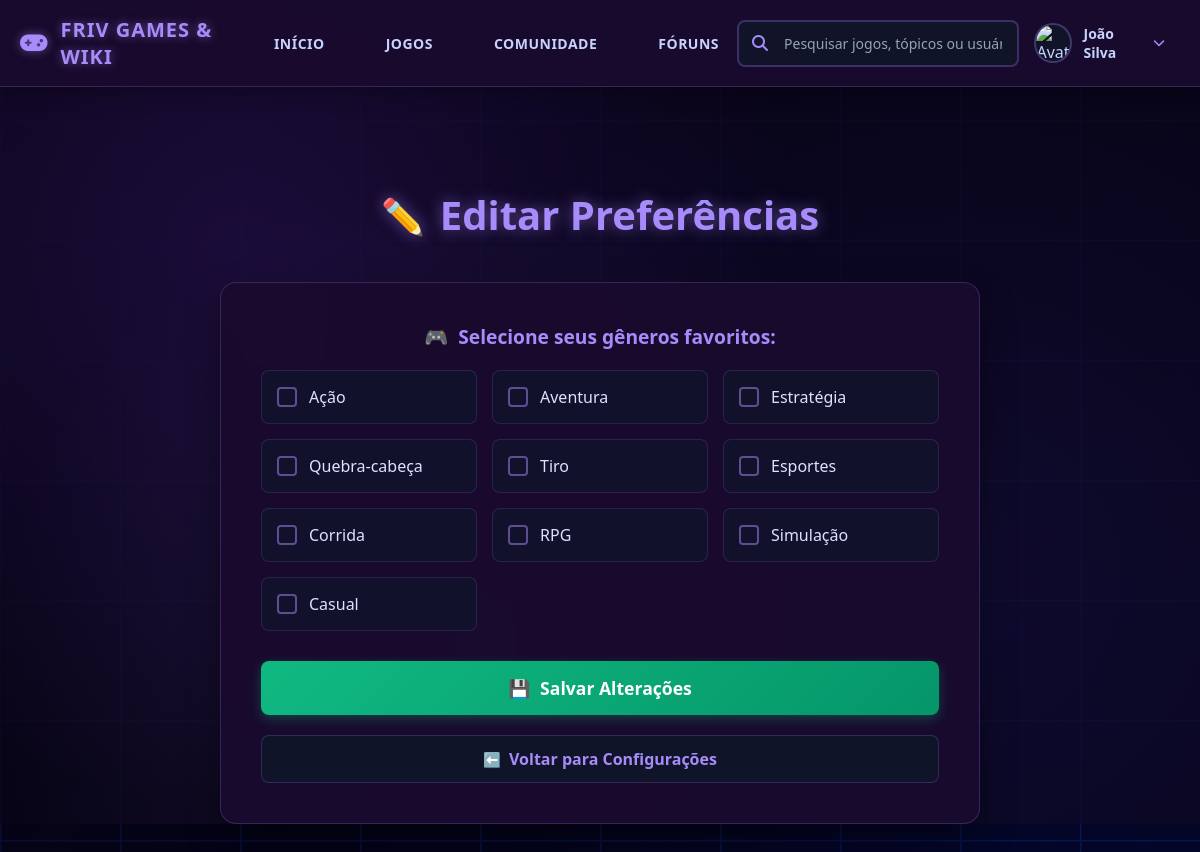
Page /editarPreferencia.php (signed in) on the earlier database version.
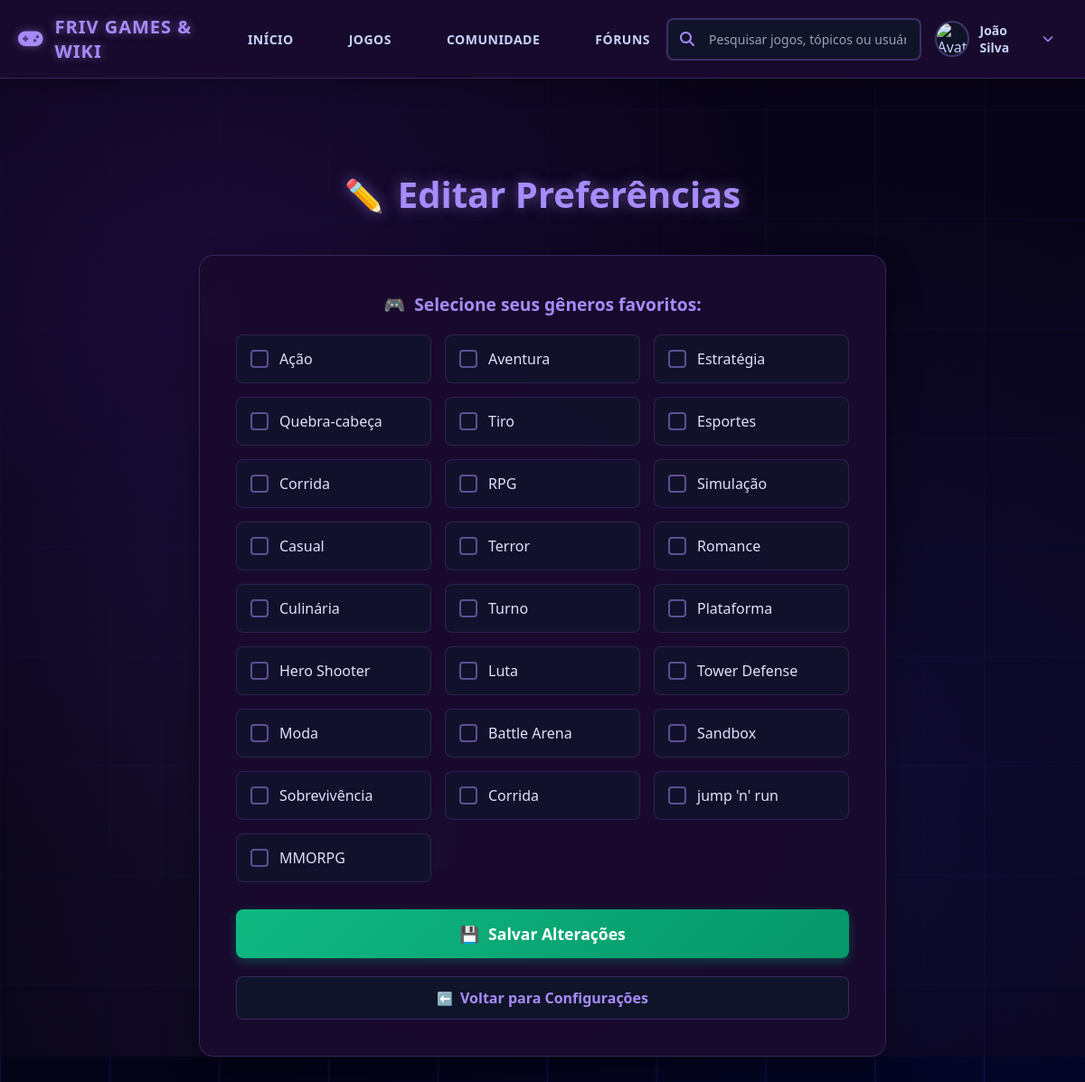
Same page on the later database version.
### tables this page shows
CREATE TABLE IF NOT EXISTS `genero` (
  `idgenero` INT NOT NULL AUTO_INCREMENT,
  `nome` VARCHAR(45) NOT NULL,
  PRIMARY KEY (`idgenero`),
  UNIQUE INDEX `idgenero_UNIQUE` (`idgenero` ASC) VISIBLE);

### controle/funcoes.php (called while the page is built, shortened)
<?php
function listarGenero($conexao)
{
    $sql = "SELECT * FROM genero";
    $resultado = mysqli_query($conexao, $sql);
    $generos = [];
    while ($linha = mysqli_fetch_assoc($resultado)) {
        $generos[] = $linha;
    }
    return $generos;
}
?>

### public/editarPreferencia.php (the view, shortened to what this page needs)
<?php
require_once "../controle/conexao.php";
require_once "../controle/funcoes.php";
$generos = listarGenero($conexao);
?>
<!DOCTYPE html>
<html lang="pt-br">
<head>
    <link rel="stylesheet" href="https://cdnjs.cloudflare.com/ajax/libs/font-awesome/6.4.0/css/all.min.css">
    <link rel="stylesheet" href="./estilo/cabeçalho.css">
    <link rel="stylesheet" href="./estilo/estilo_editarPreferencia.css">
</head>
<body>
    <?php include 'cabeçalho.php'; ?>
    <div class="editar-preferencias-container">
        <h1 class="page-title">Editar Preferências</h1>
        <div class="form-container">
            <form action="../controle/salvarPreferenciaEditada.php" method="post">
                <label class="form-label">Selecione seus gêneros favoritos:</label>
                <div class="generos-container">
                    <?php foreach ($generos as $genero):
                        $nome = $genero['nome'];
                    ?>
                        <label class="genero-option">
                            <span class="checkbox-custom"></span>
                            <span class="genero-name"><?php echo $nome; ?></span>
                        </label>
                    <?php endforeach; ?>
                </div>
                <button type="submit" class="save-btn">Salvar Alterações</button>
            </form>
            <a href="configuracoes.php" class="back-btn">Voltar para Configurações</a>
        </div>
    </div>
</body>
</html>

Differences in the rows shown:
added genero: nome "Terror"
added genero: nome "Romance"
added genero: nome "Culinária"
added genero: nome "Turno"
added genero: nome "Plataforma"
added genero: nome "Hero Shooter"
added genero: nome "Luta"
added genero: nome "Tower Defense"
added genero: nome "Moda"
added genero: nome "Battle Arena"
added genero: nome "Sandbox"
added genero: nome "Sobrevivência"
added genero: nome "Corrida"
added genero: nome "jump 'n' run"
added genero: nome "MMORPG"
